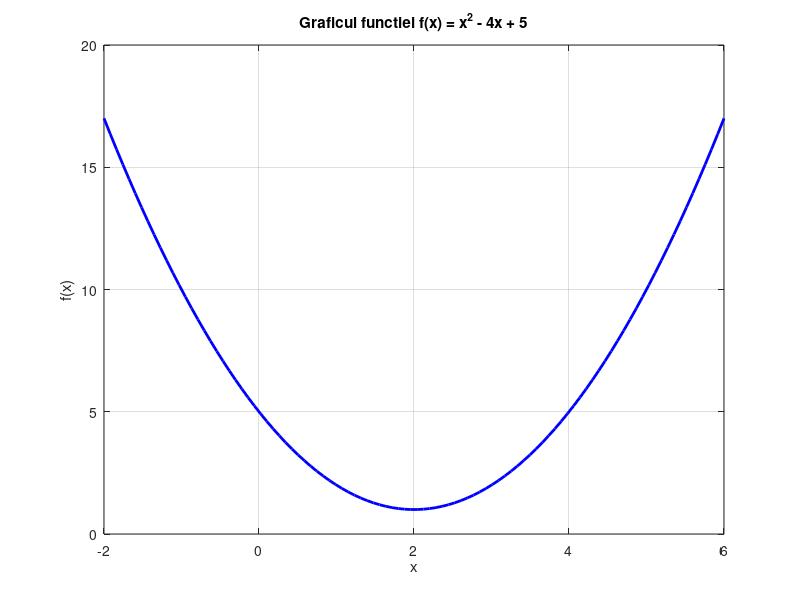

Reproduce this figure in MATLAB.
clc; clear; close all;
x = linspace(-2, 6, 100); % Generăm valori pentru x între -2 și 6
y = x.^2 - 4*x + 5; % Calculăm f(x)
figure;


plot(x, y, 'b', 'LineWidth', 2); % Reprezentare grafică
grid on;
xlabel('x'); ylabel('f(x)');
title('Graficul functiei f(x) = x^2 - 4x + 5');